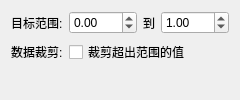
                <widget class="QWidget" name="bigThermalMinMaxNormPage">
                 <layout class="QFormLayout" name="bigThermalMinMaxNormLayout">
                  <item row="0" column="0">
                   <widget class="QLabel" name="bigThermalMinMaxRangeLabel">
                    <property name="text">
                     <string>目标范围:</string>
                    </property>
                   </widget>
                  </item>
                  <item row="0" column="1">
                   <layout class="QHBoxLayout" name="bigThermalMinMaxRangeLayout">
                    <item>
                     <widget class="QDoubleSpinBox" name="bigThermalMinMaxMinSpinBox">
                      <property name="minimum">
                       <double>-999.000000000000000</double>
                      </property>
                      <property name="maximum">
                       <double>999.000000000000000</double>
                      </property>
                      <property name="value">
                       <double>0.000000000000000</double>
                      </property>
                     </widget>
                    </item>
                    <item>
                     <widget class="QLabel" name="bigThermalMinMaxToLabel">
                      <property name="text">
                       <string>到</string>
                      </property>
                     </widget>
                    </item>
                    <item>
                     <widget class="QDoubleSpinBox" name="bigThermalMinMaxMaxSpinBox">
                      <property name="minimum">
                       <double>-999.000000000000000</double>
                      </property>
                      <property name="maximum">
                       <double>999.000000000000000</double>
                      </property>
                      <property name="value">
                       <double>1.000000000000000</double>
                      </property>
                     </widget>
                    </item>
                   </layout>
                  </item>
                  <item row="1" column="0">
                   <widget class="QLabel" name="bigThermalMinMaxClipLabel">
                    <property name="text">
                     <string>数据裁剪:</string>
                    </property>
                   </widget>
                  </item>
                  <item row="1" column="1">
                   <widget class="QCheckBox" name="bigThermalMinMaxClipCheckBox">
                    <property name="text">
                     <string>裁剪超出范围的值</string>
                    </property>
                   </widget>
                  </item>
                 </layout>
                </widget>
